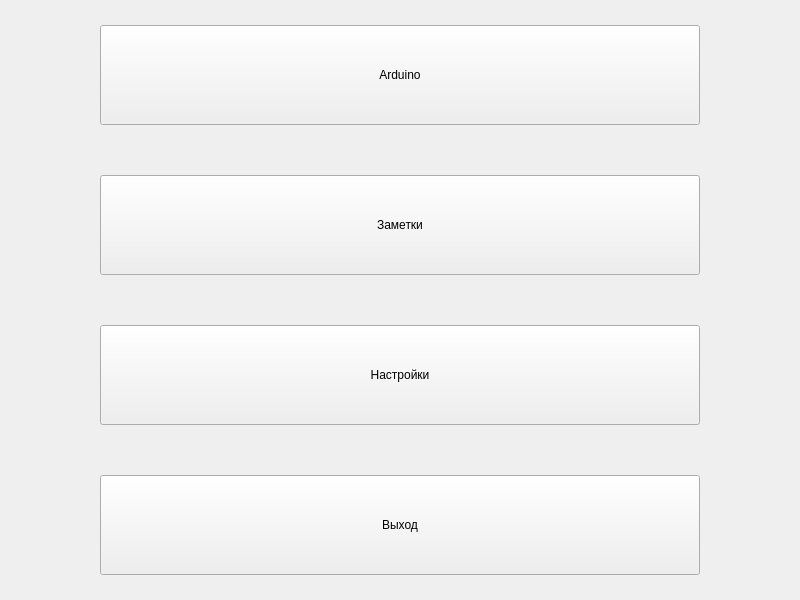
<?xml version="1.0" encoding="UTF-8"?>
<ui version="4.0">
 <class>main_menu</class>
 <widget class="QMainWindow" name="main_menu">
  <property name="geometry">
   <rect>
    <x>0</x>
    <y>0</y>
    <width>800</width>
    <height>600</height>
   </rect>
  </property>
  <property name="windowTitle">
   <string>Главное Меню</string>
  </property>
  <widget class="QWidget" name="centralwidget">
   <widget class="QPushButton" name="exit_button">
    <property name="geometry">
     <rect>
      <x>100</x>
      <y>475</y>
      <width>600</width>
      <height>100</height>
     </rect>
    </property>
    <property name="text">
     <string>Выход</string>
    </property>
   </widget>
   <widget class="QPushButton" name="settings_button">
    <property name="geometry">
     <rect>
      <x>100</x>
      <y>325</y>
      <width>600</width>
      <height>100</height>
     </rect>
    </property>
    <property name="text">
     <string>Настройки</string>
    </property>
   </widget>
   <widget class="QPushButton" name="notes_button">
    <property name="geometry">
     <rect>
      <x>100</x>
      <y>175</y>
      <width>600</width>
      <height>100</height>
     </rect>
    </property>
    <property name="text">
     <string>Заметки</string>
    </property>
   </widget>
   <widget class="QPushButton" name="boards_button">
    <property name="geometry">
     <rect>
      <x>100</x>
      <y>25</y>
      <width>600</width>
      <height>100</height>
     </rect>
    </property>
    <property name="text">
     <string>Arduino</string>
    </property>
   </widget>
  </widget>
 </widget>
 <resources/>
 <connections/>
</ui>
